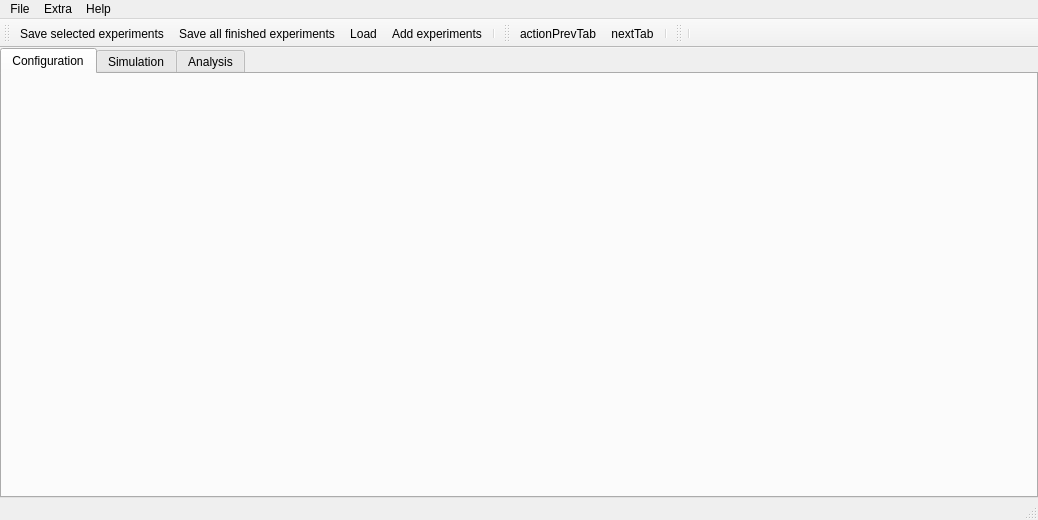
<?xml version="1.0" encoding="UTF-8"?>
<ui version="4.0">
 <class>MainView</class>
 <widget class="QMainWindow" name="MainView">
  <property name="geometry">
   <rect>
    <x>0</x>
    <y>0</y>
    <width>1038</width>
    <height>520</height>
   </rect>
  </property>
  <property name="windowTitle">
   <string/>
  </property>
  <property name="windowIcon">
   <iconset resource="../resources/resources.qrc">
    <normaloff>:/root/consulting-icon.png</normaloff>:/root/consulting-icon.png</iconset>
  </property>
  <widget class="QWidget" name="centralWidget">
   <layout class="QHBoxLayout" name="horizontalLayout">
    <property name="leftMargin">
     <number>0</number>
    </property>
    <property name="topMargin">
     <number>0</number>
    </property>
    <property name="rightMargin">
     <number>0</number>
    </property>
    <property name="bottomMargin">
     <number>0</number>
    </property>
    <item>
     <widget class="QTabWidget" name="tabMainView">
      <property name="currentIndex">
       <number>0</number>
      </property>
      <widget class="QWidget" name="tabConfig">
       <property name="toolTip">
        <string/>
       </property>
       <attribute name="title">
        <string>Configuration</string>
       </attribute>
       <layout class="QVBoxLayout" name="verticalLayout_2">
        <item>
         <layout class="QVBoxLayout" name="loConfigTab"/>
        </item>
       </layout>
      </widget>
      <widget class="QWidget" name="tabSimulation">
       <property name="toolTip">
        <string/>
       </property>
       <attribute name="title">
        <string>Simulation</string>
       </attribute>
       <layout class="QVBoxLayout" name="verticalLayout_4">
        <item>
         <layout class="QVBoxLayout" name="loSimulation"/>
        </item>
       </layout>
      </widget>
      <widget class="QWidget" name="tabAnalysis">
       <property name="toolTip">
        <string/>
       </property>
       <attribute name="title">
        <string>Analysis</string>
       </attribute>
       <layout class="QVBoxLayout" name="verticalLayout_6">
        <item>
         <layout class="QVBoxLayout" name="loAnalysis"/>
        </item>
       </layout>
      </widget>
     </widget>
    </item>
   </layout>
  </widget>
  <widget class="QMenuBar" name="menuBar">
   <property name="geometry">
    <rect>
     <x>0</x>
     <y>0</y>
     <width>1038</width>
     <height>21</height>
    </rect>
   </property>
   <widget class="QMenu" name="menuFile">
    <property name="title">
     <string>File</string>
    </property>
    <addaction name="actionLoad"/>
    <addaction name="actionLoadAdd"/>
    <addaction name="actionSave"/>
    <addaction name="actionactionSaveSelected"/>
    <addaction name="separator"/>
    <addaction name="actionExit"/>
   </widget>
   <widget class="QMenu" name="menuHelp">
    <property name="title">
     <string>Help</string>
    </property>
    <addaction name="actionAbout"/>
   </widget>
   <widget class="QMenu" name="menuExtra">
    <property name="title">
     <string>Extra</string>
    </property>
    <addaction name="actionLogWindow"/>
    <addaction name="actionViewMachines"/>
   </widget>
   <addaction name="menuFile"/>
   <addaction name="menuExtra"/>
   <addaction name="menuHelp"/>
  </widget>
  <widget class="QStatusBar" name="statusBar"/>
  <widget class="QToolBar" name="mainToolBar">
   <attribute name="toolBarArea">
    <enum>TopToolBarArea</enum>
   </attribute>
   <attribute name="toolBarBreak">
    <bool>false</bool>
   </attribute>
   <addaction name="actionactionSaveSelected"/>
   <addaction name="actionSave"/>
   <addaction name="actionLoad"/>
   <addaction name="actionLoadAdd"/>
   <addaction name="separator"/>
  </widget>
  <widget class="QToolBar" name="navigateToolBar">
   <property name="windowTitle">
    <string>toolBar</string>
   </property>
   <property name="iconSize">
    <size>
     <width>50</width>
     <height>24</height>
    </size>
   </property>
   <attribute name="toolBarArea">
    <enum>TopToolBarArea</enum>
   </attribute>
   <attribute name="toolBarBreak">
    <bool>false</bool>
   </attribute>
   <addaction name="actionPrevTab"/>
   <addaction name="actionNextTab"/>
   <addaction name="separator"/>
  </widget>
  <widget class="QToolBar" name="memToolBar">
   <property name="windowTitle">
    <string>memToolBar</string>
   </property>
   <property name="iconSize">
    <size>
     <width>50</width>
     <height>24</height>
    </size>
   </property>
   <attribute name="toolBarArea">
    <enum>TopToolBarArea</enum>
   </attribute>
   <attribute name="toolBarBreak">
    <bool>false</bool>
   </attribute>
   <addaction name="separator"/>
  </widget>
  <action name="actionLoad">
   <property name="icon">
    <iconset resource="../resources/resources.qrc">
     <normaloff>:/root/load_doc.png</normaloff>:/root/load_doc.png</iconset>
   </property>
   <property name="text">
    <string>&amp;Load</string>
   </property>
   <property name="toolTip">
    <string>Load experimental results from file</string>
   </property>
   <property name="shortcut">
    <string>Ctrl+L</string>
   </property>
  </action>
  <action name="actionLoadAdd">
   <property name="icon">
    <iconset resource="../resources/resources.qrc">
     <normaloff>:/root/load_doc_add.png</normaloff>:/root/load_doc_add.png</iconset>
   </property>
   <property name="text">
    <string>&amp;Add experiments</string>
   </property>
   <property name="toolTip">
    <string>Add experimental results from file</string>
   </property>
  </action>
  <action name="actionSave">
   <property name="icon">
    <iconset resource="../resources/resources.qrc">
     <normaloff>:/root/save_all.png</normaloff>:/root/save_all.png</iconset>
   </property>
   <property name="text">
    <string>&amp;Save all finished experiments</string>
   </property>
   <property name="toolTip">
    <string>Save all finished experiments</string>
   </property>
   <property name="shortcut">
    <string>Ctrl+S</string>
   </property>
  </action>
  <action name="actionExit">
   <property name="icon">
    <iconset resource="../resources/resources.qrc">
     <normaloff>:/root/exit.png</normaloff>:/root/exit.png</iconset>
   </property>
   <property name="text">
    <string>&amp;Exit</string>
   </property>
   <property name="shortcut">
    <string>Ctrl+E</string>
   </property>
  </action>
  <action name="actionAbout">
   <property name="icon">
    <iconset resource="../resources/resources.qrc">
     <normaloff>:/root/question.png</normaloff>:/root/question.png</iconset>
   </property>
   <property name="text">
    <string>&amp;About</string>
   </property>
   <property name="shortcut">
    <string>F1</string>
   </property>
  </action>
  <action name="actionNextTab">
   <property name="icon">
    <iconset resource="../resources/resources.qrc">
     <normaloff>:/root/right_arrow.png</normaloff>:/root/right_arrow.png</iconset>
   </property>
   <property name="text">
    <string>nextTab</string>
   </property>
   <property name="toolTip">
    <string>Move to next tab (F7)</string>
   </property>
   <property name="shortcut">
    <string>F7</string>
   </property>
  </action>
  <action name="actionLogWindow">
   <property name="icon">
    <iconset resource="../resources/resources.qrc">
     <normaloff>:/root/journal.png</normaloff>:/root/journal.png</iconset>
   </property>
   <property name="text">
    <string>Log window</string>
   </property>
   <property name="shortcut">
    <string>F2</string>
   </property>
  </action>
  <action name="actionPrevTab">
   <property name="icon">
    <iconset resource="../resources/resources.qrc">
     <normaloff>:/root/left_arrow.png</normaloff>:/root/left_arrow.png</iconset>
   </property>
   <property name="text">
    <string>actionPrevTab</string>
   </property>
   <property name="toolTip">
    <string>Move to previous tab (F6)</string>
   </property>
   <property name="shortcut">
    <string>F6</string>
   </property>
  </action>
  <action name="actionViewMachines">
   <property name="icon">
    <iconset resource="../resources/resources.qrc">
     <normaloff>:/root/network.png</normaloff>:/root/network.png</iconset>
   </property>
   <property name="text">
    <string>Multi machine setup</string>
   </property>
   <property name="shortcut">
    <string>F3</string>
   </property>
  </action>
  <action name="actionactionSaveSelected">
   <property name="icon">
    <iconset resource="../resources/resources.qrc">
     <normaloff>:/root/save_gray.png</normaloff>:/root/save_gray.png</iconset>
   </property>
   <property name="text">
    <string>Save selected experiments</string>
   </property>
  </action>
 </widget>
 <layoutdefault spacing="6" margin="11"/>
 <tabstops>
  <tabstop>tabMainView</tabstop>
 </tabstops>
 <resources>
  <include location="../resources/resources.qrc"/>
 </resources>
 <connections/>
</ui>
